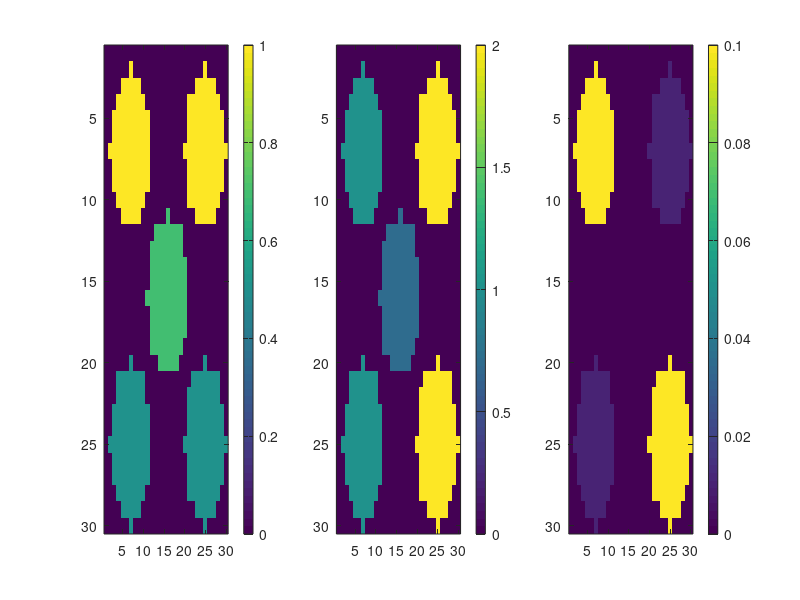

The MATLAB source for this figure: (Note: this script raises an error after producing the figure.)
fov = 0.15; % m
voxel_size = 5e-3; % m
definition = floor(fov/voxel_size);
[X,Y] = ndgrid( ...
    voxel_size*(0:definition-1)-fov/2, voxel_size*(0:definition-1)-fov/2);

centers = [ ... % m
    [-45e-3, -45e-3]; [-45e-3, +45e-3]; ...
    [0, 0]; ...
    [+45e-3, -45e-3]; [+45e-3, +45e-3]];
    
radius = 25e-3; % m

disks = zeros(length(centers), definition, definition, 'logical');
for i=1:length(centers)
    disk = (X-centers(i, 1)).^2+(Y-centers(i, 2)).^2 < radius^2;
    disks(i, :, :) = disk;
end

M0 = zeros(definition, definition);
M0(disks(1, :, :)) = 1; M0(disks(2, :, :)) = 1;
M0(disks(3, :, :)) = 0.7;
M0(disks(4, :, :)) = 0.5; M0(disks(5, :, :)) = 0.5;

T1 = zeros(definition, definition); % s
T1(disks(1, :, :)) = 1; T1(disks(2, :, :)) = 2;
T1(disks(3, :, :)) = 0.7;
T1(disks(4, :, :)) = 1; T1(disks(5, :, :)) = 2;

T2 = zeros(definition, definition); % s
T2(disks(1, :, :)) = 0.100; T2(disks(2, :, :)) = 0.010;
T2(disks(3, :, :)) = 0.001;
T2(disks(4, :, :)) = 0.010; T2(disks(5, :, :)) = 0.100;

figure;
subplot(1, 3, 1); imagesc(M0); colorbar;
subplot(1, 3, 2); imagesc(T1); colorbar;
subplot(1, 3, 3); imagesc(T2); colorbar;

foreground = M0 > 0;
positions = [X(foreground), Y(foreground)];
M0 = M0(foreground);
T1 = T1(foreground);
T2 = T2(foreground);

k_definition = definition;
k_max = 0.5 * 2*pi/voxel_size;
delta_k = 2*k_max/(k_definition-1);

trajectory = get_trajectory(k_max, k_definition);
figure;
hold on;
plot(trajectory(:,1), trajectory(:,2), "-");
plot(trajectory(1,1), trajectory(1,2), "o");
xlabel('k_x (rad/m)');
ylabel('k_y (rad/m)');
hold off;

dwell_time = 10e-6; % s
for i=1:length(trajectory)
    if trajectory(i,:) == [0,0]
        center = i;
        break
    end
end

G = diff(trajectory)/(Simulator.gamma*dwell_time); % T/m

signal = simulate(M0, T1, T2, positions, trajectory, G, delta_k, dwell_time);
figure; imagesc(abs(signal));

image = fftshift(fftn(fftshift(signal)));
figure; imagesc(abs(image));

dwell_time = 700e-6;
G = diff(trajectory)/(Simulator.gamma*dwell_time); % T/m

signal = simulate(M0, T1, T2, positions, trajectory, G, delta_k, dwell_time);
figure; imagesc(abs(signal));

image = fftshift(fftn(fftshift(signal)));
figure; imagesc(abs(image));

function signal = simulate(M0, T1, T2, positions, trajectory, G, delta_k, dwell_time)
    shape = 1+(max(trajectory)-min(trajectory))/delta_k;
    signal = zeros(shape);
    
    simulator = Simulator(M0, T1, T2, positions);
    
    simulator.pulse(pi/2);
    
    G_max = [25e-3, 25e-3]; % mT/m
    tau_begin = norm(trajectory(1, :))/(simulator.gamma*norm(G_max));
    G_begin = trajectory(1, :) / (simulator.gamma*tau_begin);
    simulator.gradient(G_begin, tau_begin);
    
    for i=1:length(trajectory)
        M = simulator.magnetization(1,:) + 1j*simulator.magnetization(2,:);
        
        k = 1+round((trajectory(i,:) - min(trajectory))/delta_k);
        signal(k(1), k(2)) = sum(M);
        
        if i ~= length(trajectory)
            simulator.gradient(G(i, :), dwell_time);
        end
    end
end

function trajectory = get_trajectory(k_max, k_definition)
    if length(k_definition) == 1
        k_definition = [k_definition, k_definition];
    end
    
    delta_k = 2*k_max ./ (k_definition-1); % rad/m
    trajectory = []; % rad/m
    direction = +1;
    for line=-floor(k_definition(1)/2):floor(k_definition(1)/2)-1
        if direction == +1
            xs = -floor(k_definition(2)/2):floor(k_definition(2)/2)-1;
        else
            xs = floor(k_definition(2)/2)-1: -1 : -floor(k_definition(2)/2);
        end
        trajectory = vertcat( ...
            trajectory, delta_k .* [xs; repelem(line, length(xs))]');
        direction = direction * -1;
    end
end
